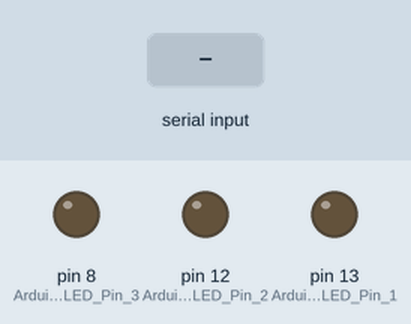
The sketch below on a simulated Arduino Uno, built with avr-gcc and run on an emulated ATmega328P. Parts: output pins drawn as LEDs (lit = HIGH). Dashed ring = blinking. Inputs (shaded band) come from the test bench.

Above: at 1.2 s.
1.3 s: "a" received over the second serial link
At 2.14 s:
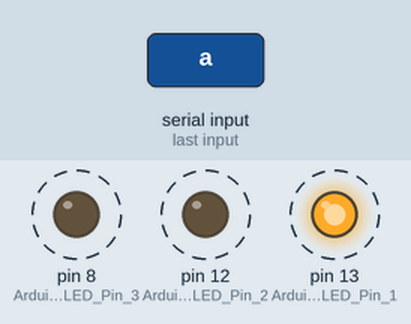
Timing chart, 0 to 56.8 s (numbered marks = the images above; inputs shaded):
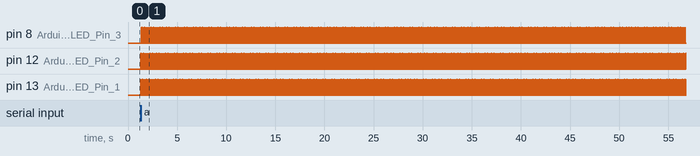

The sketch:

Bluetooth_with_LED__CoolTerm_.ino
```cpp
// Bluetooth Tutorial By Robo India
// Bluetooth module used - HC-06

#include <SoftwareSerial.h>
SoftwareSerial BlueTooth(5, 6); // (TXD, RXD) of HC-06

char BT_input; // to store input character received via BT.

void setup()
{
  pinMode(13, OUTPUT);  // Arduino Board LED Pin 1
  pinMode(12, OUTPUT);  // Arduino Board LED Pin 2
    pinMode(8, OUTPUT);  // Arduino Board LED Pin 3

  BlueTooth.begin(9600);
}

void loop()
{
  if (BlueTooth.available())

  {
    BT_input=(BlueTooth.read());
      while (BT_input=='a'){

          digitalWrite(13, HIGH); //1
            delay(10);

            digitalWrite(13, LOW);
             delay(10);

            digitalWrite(12, HIGH); //2
            delay(10);

            digitalWrite(12, LOW);
            delay(10);

            digitalWrite(8, HIGH); //3
            delay(10);

            digitalWrite(8, LOW);
            delay(10);


            BlueTooth.println("Now LED 13 12 is OFF");
      }

      while (BT_input=='b'){
           digitalWrite(13, HIGH); //1
            delay(100);

             digitalWrite(12, HIGH); //2
            delay(100);

            digitalWrite(13, LOW);
             delay(30);

             digitalWrite(8, HIGH); //3
            delay(100);


            digitalWrite(12, LOW);
            delay(30);


            digitalWrite(8, LOW);
            delay(30);


            BlueTooth.println("Now LED 13 12 is OFF");
      }


   // You may add other if else condition here.
  }
}
```

Measured:
- after the input at 1.3 s, pin 8 (Arduino_Board_LED_Pin_3), pin 12 (Arduino_Board_LED_Pin_2), pin 13 (Arduino_Board_LED_Pin_1): alternates HIGH for 0.01 s and LOW for 0.07 s, starting at once
